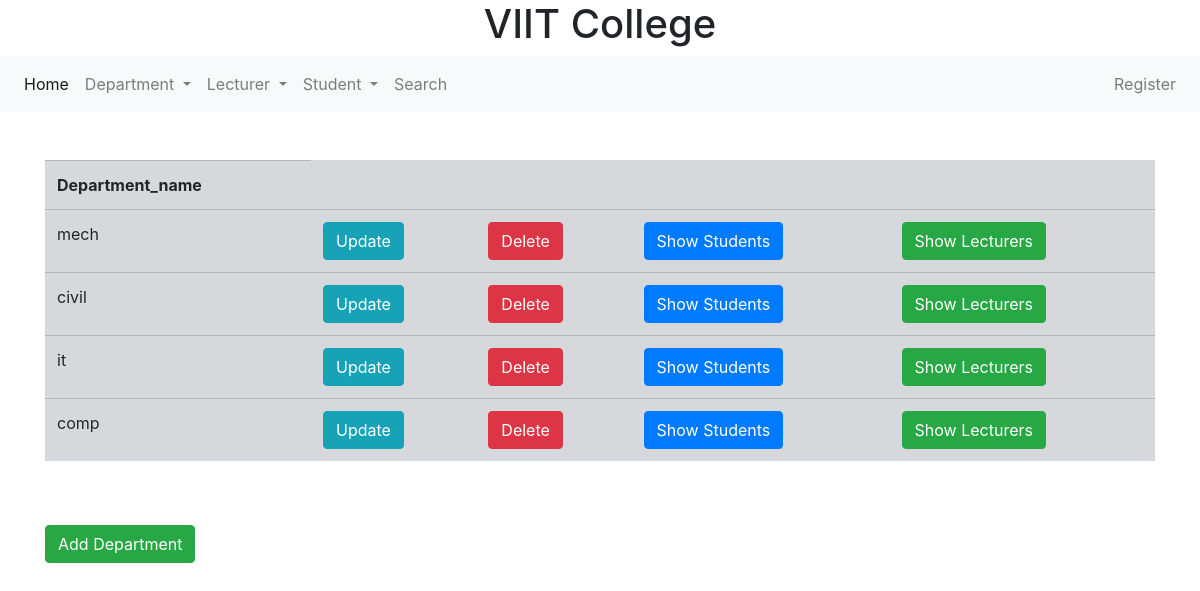
Screenshot of /InfoApp/deparmentsList/ with the database file from the repository.
### InfoApp/models.py (models this page shows, shortened)
class Department(models.Model):
    dept_name = models.CharField(max_length=50)

### InfoApp/views.py (the view)
# urls.py: path('deparmentsList/', deparmentsList, name='deparmentsList'),
def deparmentsList(request):
    all_departments=Department.objects.all()
    context = {'all_departments': all_departments}
    template_name = 'InfoApp/listDepartment.html'
    return render(request, template_name, context)

### templates/InfoApp/listDepartment.html (shortened to what this page needs)
{% extends 'Infoapp/home.html' %}
{% block block2 %}
<div class="container">
<br>
    <br>
<table class="table table-secondary" >
    <tr>
        <th>Department_name</th>
    </tr>
    {% for i in all_departments %}
    <tr>
        <td>{{i.dept_name}}</td>
        <td>
            <a href="{% url 'updateDepartment' i.id %}">
                <button class="btn btn-info ">Update</button>
            </a>
        </td>
        <td>
            <a href="{% url 'deleteDepartment' i.id %}">
                <button class="btn btn-danger">Delete</button>
            </a>
        </td>
        <td>
            <a href="{% url 'dept_stu' i.id %}">
                <button class="btn btn-primary">Show Students</button>
            </a>
        </td>
        <td>
            <a href="{% url 'dept_lect' i.id %}">
                <button class="btn btn-success">Show Lecturers</button>
            </a>
        </td>
    </tr>
    {% endfor %}
</table>
    <br>
    <br>
    <a href="{% url 'addDepartment' %}">
        <button class="btn btn-success">Add Department</button>
    </a>
</div>
{% endblock %}

### rows the page displays
Department: dept_name "mech"
Department: dept_name "civil"
Department: dept_name "it"
Department: dept_name "comp"
